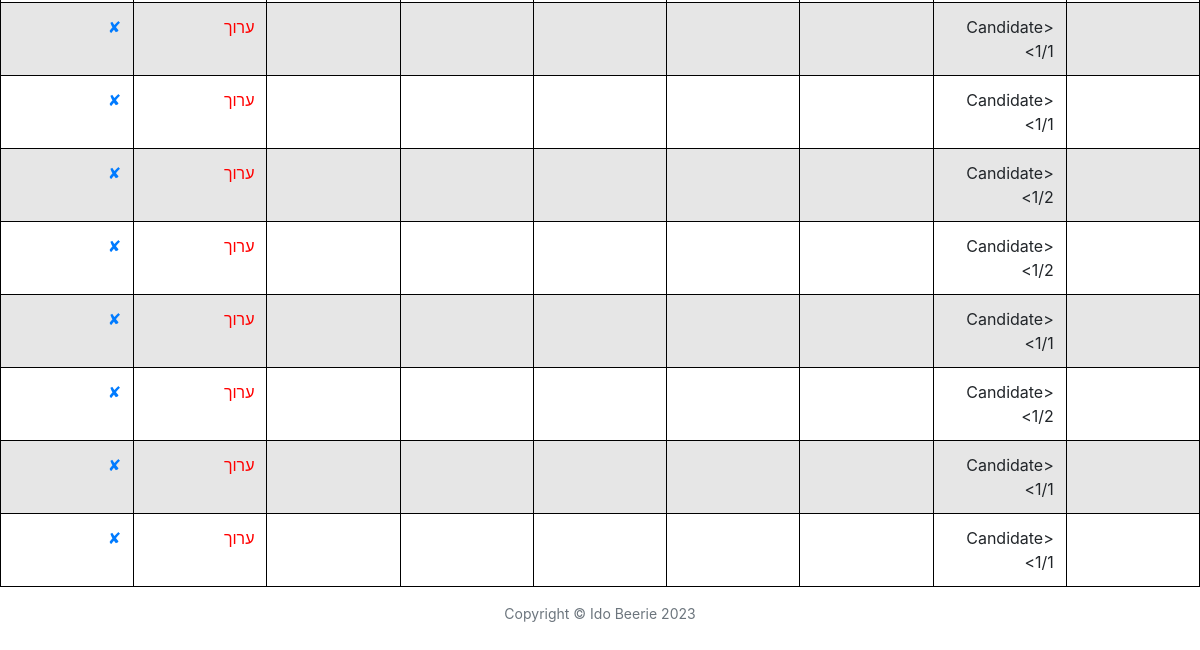
The app's page /reviews/0 (signed in, lower part), older data.
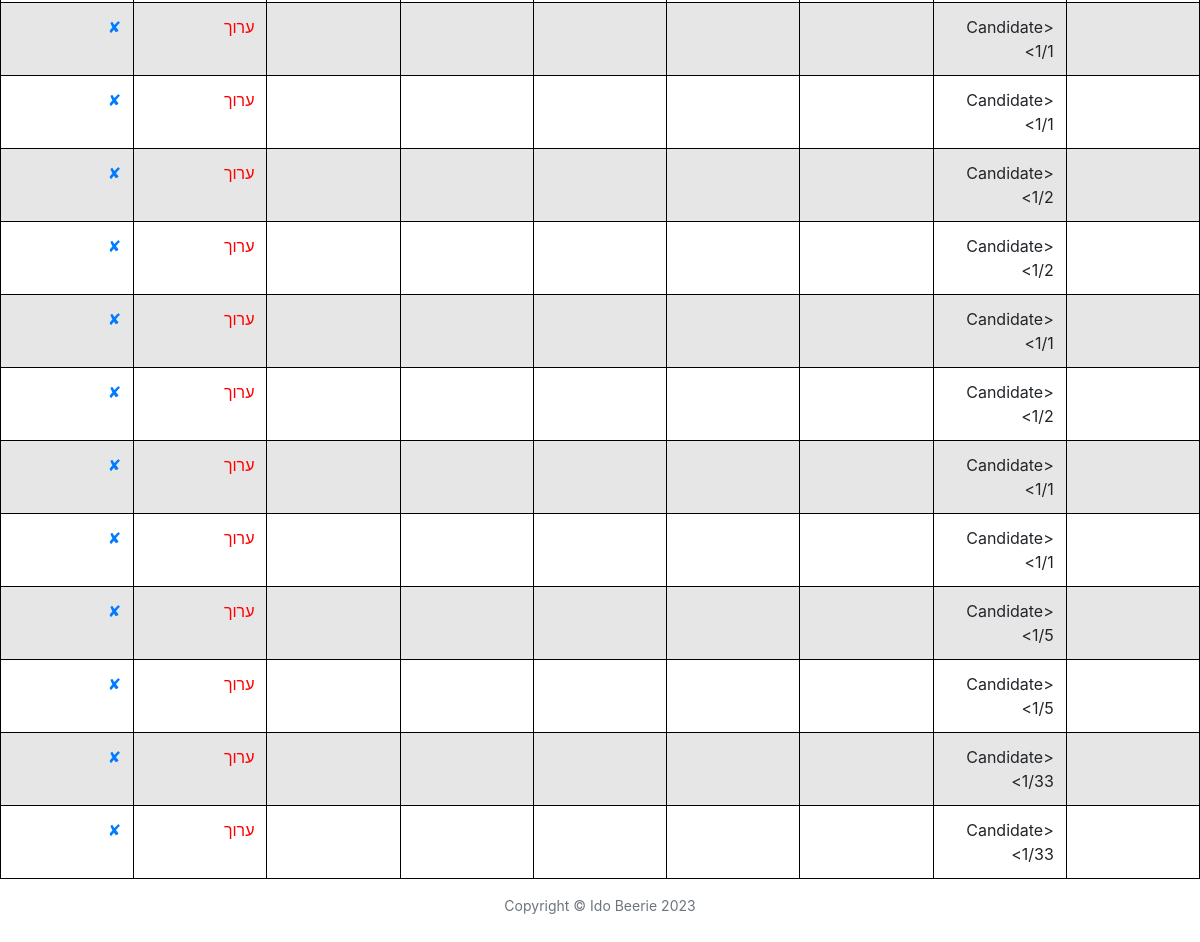
The same page, newer data.
### main.py (models this page shows)
class Review(db.Model):
    __tablename__ = "reviews"
    id = db.Column(db.Integer, primary_key=True)
    author_id = db.Column(db.Integer, db.ForeignKey("users.id"))
    author = relationship("User", back_populates="reviews")
    station = db.Column(db.String(1000), nullable=False)
    subject_id = db.Column(db.String(250), db.ForeignKey("candidates.id"))
    subject = relationship("Candidate", back_populates="reviews")
    grade = db.Column(db.Integer, nullable=False)
    note = db.Column(db.String(1000))

### main.py (the view)
@app.route("/reviews/<int:user_id>", methods=["GET", "POST"])
@admin_only
def show_reviews(user_id):
    if user_id == 0:
        reviews = Review.query.all()
        return render_template('reviews.html', reviews=reviews, user_id=user_id)
    user = User.query.filter_by(id=user_id).first()
    reviews = Review.query.filter_by(subject=user.name).all()
    return render_template('reviews.html', reviews=reviews, user_id=user_id)

### main.py (called while the page is built)
@login_manager.user_loader
def load_user(user_id):
    return User.query.get(int(user_id))

def admin_only(f):
    @wraps(f)
    def decorated_function(*args, **kwargs):
        if current_user.id != 0:
            return abort(403)
        return f(*args, **kwargs)
    return decorated_function

### templates/reviews.html (shortened to what this page needs)
{% block content %}
{% include "header.html" %}
      <link href="//maxcdn.bootstrapcdn.com/bootstrap/4.5.0/css/bootstrap.min.css" rel="stylesheet">
<head>
</head>
<body>
<table class = "table table-striped" style="width:100%; direction: rtl;">
    <tbody>
        {% for review in reviews %}
    <tr>
        <td class="block">{{ review.author_name }}</td>
        <td class="block">{{ review.subject }}</td>
        <td class="block">{{ review.date }}</td>
        <td class="block">{{ review.keep_pts }}</td>
        <td class="block">{{ review.improve_pts }}</td>
        <td class="block">{{ review.op_level }}</td>
        <td class="block">{{ review.co_op_level }}</td>
        <td><a href="{{url_for('edit_review', review_id = review.id)}}" style="color:red">ערוך</a></td>
        <td><a href="{{url_for('delete_review', review_id = review.id) }}">✘</a></td>
    </tr>
        {% endfor %}
    </tbody>
</table>
</body>
</html>
{% include "footer.html" %}
{% endblock %}

### templates/header.html (shortened to what this page needs)
<!DOCTYPE html>
<html lang="en">
<head>
  <link href="{{ url_for('static', filename='vendor/bootstrap/css/bootstrap.min.css') }}" rel="stylesheet">
  <link href="{{ url_for('static', filename='vendor/fontawesome-free/css/all.min.css')}}" rel="stylesheet" type="text/css">
  <link href="{{ url_for('static', filename='css/clean-blog.min.css')}}" rel="stylesheet">
    <link href="//maxcdn.bootstrapcdn.com/bootstrap/4.5.0/css/bootstrap.min.css" rel="stylesheet">
</head>
<body>
<link href="https://cdn.jsdelivr.net/npm/bootstrap@5.0.2/dist/css/bootstrap.min.css" rel="stylesheet">

### templates/footer.html (shortened to what this page needs)
  <footer>
    <div class="container">
      <div class="row">
        <div class="col-lg-8 col-md-10 mx-auto">
          <p class="copyright text-muted">Copyright &copy; Ido Beerie 2023</p>
        </div>
      </div>
    </div>
  </footer>
</body>
</html>

Row changes from the older to the newer data that the page shows:
added Review: subject "<Candidate 1/5>"
added Review: subject "<Candidate 1/5>"
added Review: subject "<Candidate 1/33>"
added Review: subject "<Candidate 1/33>"
